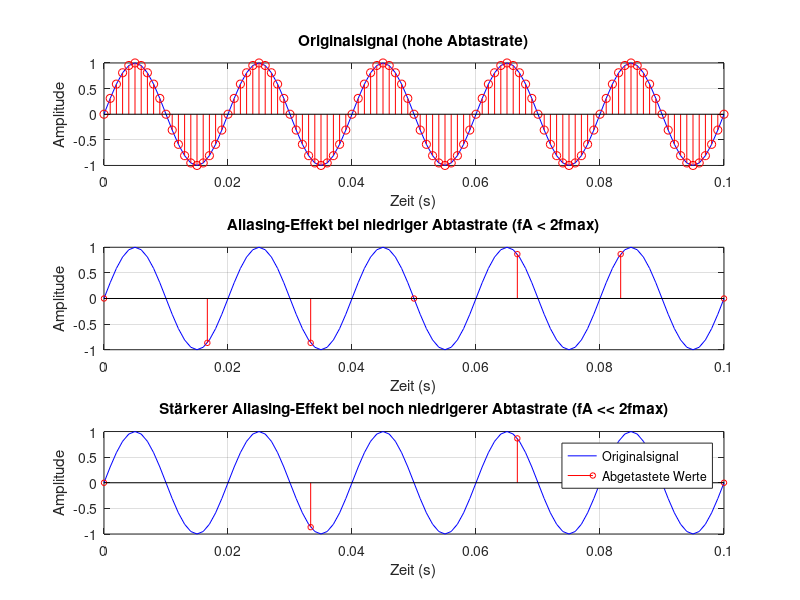

Write the MATLAB code that produced this figure.
% Beispiel zur Veranschaulichung des Alias-Effekts in der Abtastung

%{

Originalsignal (erste Grafik):
Das Signal mit einer hohen Abtastrate (1000 Hz) zeigt den tatsächlichen
Verlauf einer 50-Hz-Sinuswelle.

Niedrige Abtastrate (zweite Grafik):
Mit einer Abtastrate von 60 Hz (weniger als die Nyquist-Rate von 100 Hz) 
entstehen Fehler durch Aliasing, sodass eine falsche Frequenz beobachtet wird.

Sehr niedrige Abtastrate (dritte Grafik):
Bei einer Abtastrate von 30 Hz tritt ein noch deutlicherer Alias-Effekt auf, 
das Signal erscheint als Sinus mit niedrigerer Frequenz.

%}


% Signalparameter
f_signal = 50;   % Frequenz des Signals (Hz)
t_end = 0.1;     % Signaldauer in Sekunden
fs_high = 1000;  % Hohe Abtastrate (Hz) - Referenz ohne Alias-Effekt

% Zeitvektor für hochauflösende Abtastung (keine Aliasing-Probleme)
t_high = 0:1/fs_high:t_end;
x_high = sin(2 * pi * f_signal * t_high);

% Niedrige Abtastraten (unter der Nyquist-Rate)
fs_low = 60;     % Niedrige Abtastrate (Hz) - Aliasing tritt auf
t_low = 0:1/fs_low:t_end;
x_low = sin(2 * pi * f_signal * t_low);

% Noch niedrigere Abtastrate - stärkerer Aliasing-Effekt
fs_very_low = 30;  
t_very_low = 0:1/fs_very_low:t_end;
x_very_low = sin(2 * pi * f_signal * t_very_low);

% Plot des Signals mit hoher Abtastrate
figure;
subplot(3,1,1);
plot(t_high, x_high, 'b');
hold on;
stem(t_high, x_high, 'ro');
title('Originalsignal (hohe Abtastrate)');
xlabel('Zeit (s)');
ylabel('Amplitude');
grid on;

% Plot des Signals mit niedriger Abtastrate (Aliasing sichtbar)
subplot(3,1,2);
plot(t_high, sin(2 * pi * f_signal * t_high), 'b');
hold on;
stem(t_low, x_low, 'ro', 'MarkerSize', 4);
title('Aliasing-Effekt bei niedriger Abtastrate (fA < 2fmax)');
xlabel('Zeit (s)');
ylabel('Amplitude');
grid on;

% Plot des Signals mit sehr niedriger Abtastrate (stärkerer Aliasing-Effekt)
subplot(3,1,3);
plot(t_high, sin(2 * pi * f_signal * t_high), 'b');
hold on;
stem(t_very_low, x_very_low, 'ro', 'MarkerSize', 4);
title('Stärkerer Aliasing-Effekt bei noch niedrigerer Abtastrate (fA << 2fmax)');
xlabel('Zeit (s)');
ylabel('Amplitude');
grid on;

legend('Originalsignal', 'Abgetastete Werte');

% Erklärung:
% fs_high: Keine Aliasing-Probleme
% fs_low: Unterabtastung verursacht falsche Frequenzwahrnehmung
% fs_very_low: Noch stärkere Verzerrung durch Aliasing